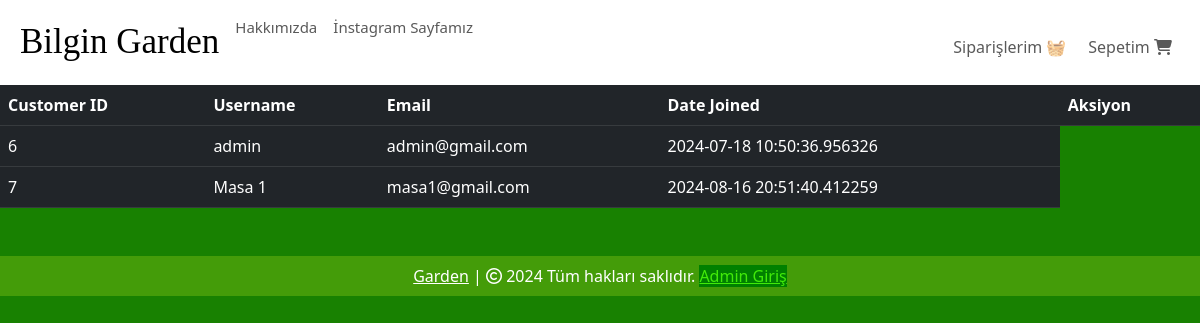
Page /customers (signed in) on the earlier database version.
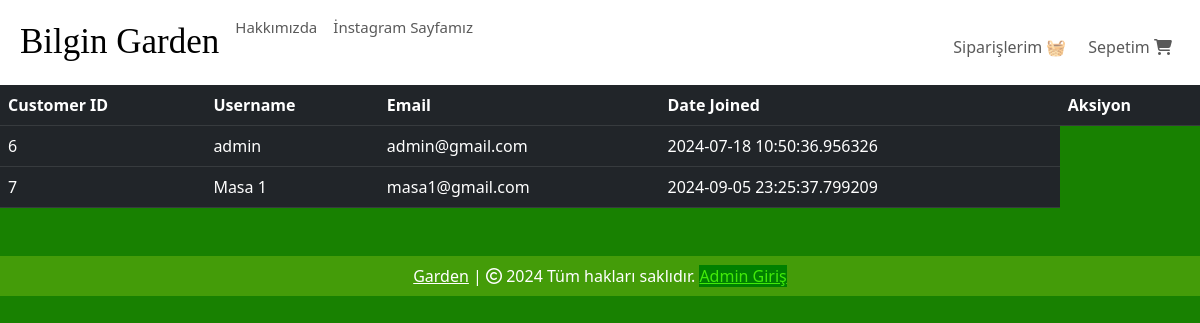
Same page on the later database version.
### website/models.py (models this page shows, shortened)
class Customer(db.Model, UserMixin):
    id = db.Column(db.Integer, primary_key=True)
    email = db.Column(db.String(100), unique=True)
    username = db.Column(db.String(100))
    password_hash = db.Column(db.String(150))
    date_joined = db.Column(db.DateTime(), default=datetime.utcnow)
    MasaNo = db.Column(db.Integer)
    cart_items = db.relationship('Cart', backref=db.backref('customer', lazy=True))
    orders = db.relationship('Order', backref=db.backref('customer', lazy=True))
    @property
    def password(self):
        raise AttributeError('Password is not a readable Attribute')

### website/admin.py (the view)
@admin.route('/customers')
@login_required
def display_customers():
    if current_user.id == 6:
        customers = Customer.query.all()
        return render_template('customers.html', customers=customers)
    return render_template('404.html')

### website/templates/customers.html (shortened to what this page needs)
{% extends 'base.html' %}
{% block body %}
<table class="table table-dark table-hover">
    <thead>
        <tr>
            <th scope="col">Customer ID</th>
            <th scope="col">Username</th>
            <th scope="col">Email</th>
            <th scope="col">Date Joined</th>
            <th scope="col">Aksiyon</th>
        </tr>
    </thead>
    <tbody>
        {% for customer in customers %}
        <tr>
        <td>{{ customer.id }}</td>
        <td>{{ customer.username }}</td>
        <td>{{ customer.email }}</td>
        <td>{{ customer.date_joined }}</td>
        </tr>
        {% endfor %}
    </tbody>
</table>
{% endblock %}

Differences in the rows shown:
changed Customer "Masa 1": date_joined "2024-08-16 20:51:40.412259" → "2024-09-05 23:25:37.799209"
